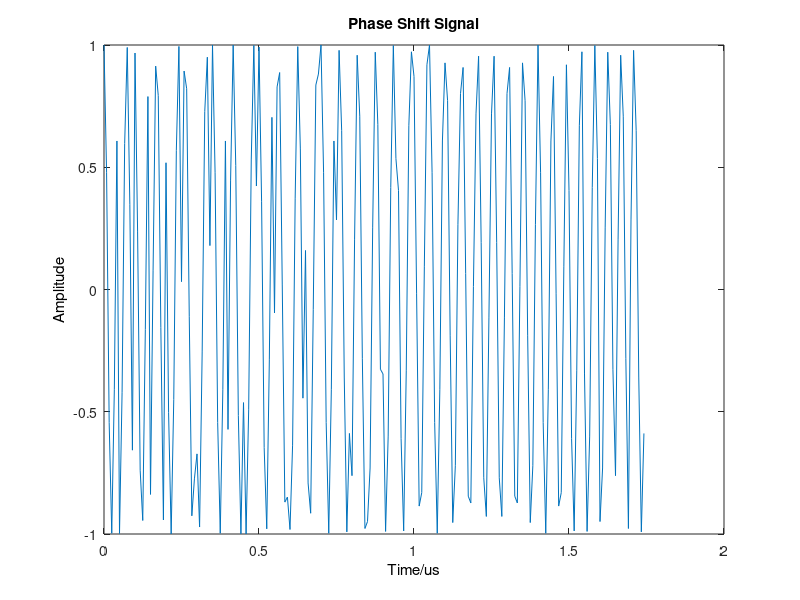
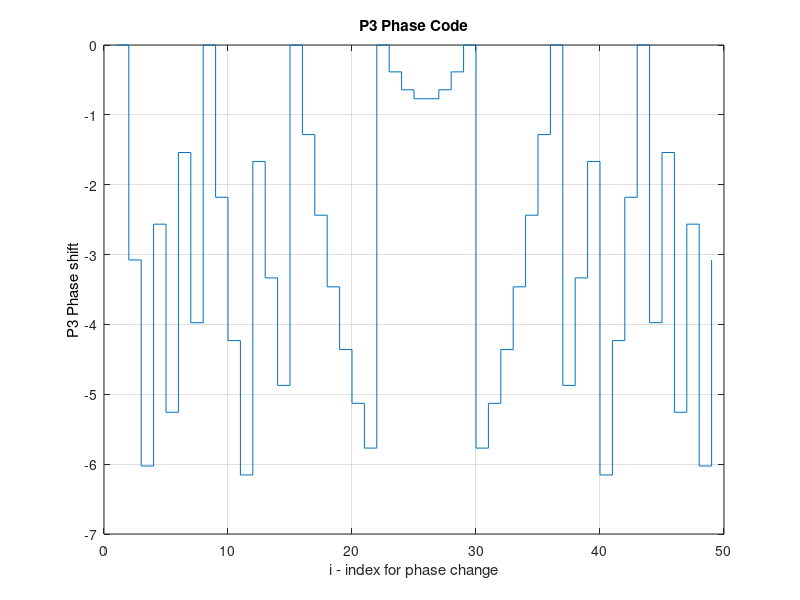
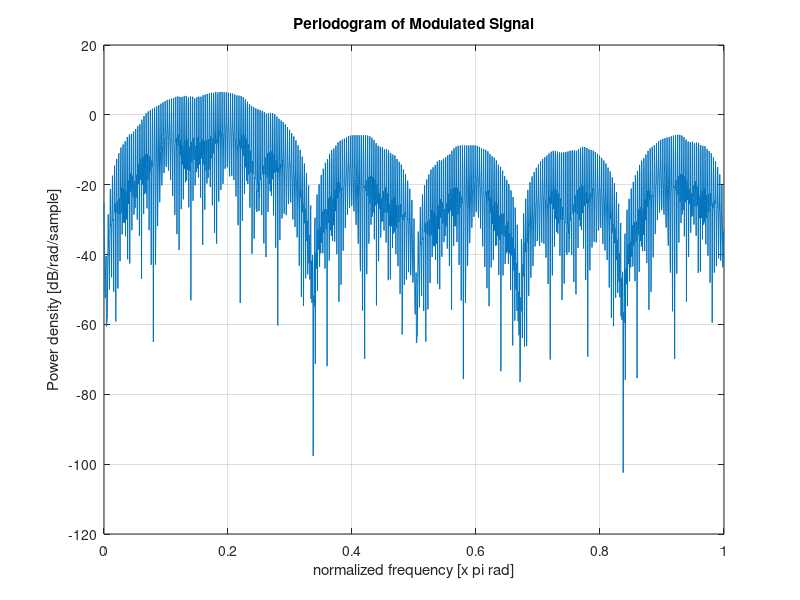

Here is the MATLAB script that generated these plots, in order:
%function x = P4_Code()
%myFun - Description
%This code is for generating P4 Code. 
% Syntax: x = P4_Code()
%
% Long description

close all;
clear;
    
fs = 1200e6; Ts = 1/fs;                    %sample frequency 
fc = fs/6 + rand*(fs/5-fs/6);            %carrier frequency
M = randi(3)+5;                          %random # of code phases                     
Nc = M*M;                                %compression ratio
A = 1;                                   %Amplitude
SAR = ceil(fs/fc);                       %sampling ratio
N = 512+randi(1920-512);
P = fix(N/(M*M*SAR));                    %periods of codes


%Generating the phase matrix
for i = 1:Nc
       phi(i)=pi/Nc*(i-1)^2-pi*(i-1);             
end


index = 0;
for i = 1:Nc
        for n = 1:SAR
            I(index+1)=A*cos(2*pi*fc*(n-1)*Ts+phi(i));
            Q(index+1)=A*sin(2*pi*fc*(n-1)*Ts+phi(i));
            index = index + 1;        
        end
end


temp1 = I; I=[];
temp2 = Q; Q=[];
for i =1:P
    I =[I temp1];
    Q =[Q temp2];
end


t = 0:Ts:P*M*M*SAR*Ts-Ts;                    %setup time vector


S = I+sqrt(-1).*Q; %modulated signal
phase_signal = angle(S);

figure(1);
t_plot = t(1:floor(length(t)/M)); %for plotting using a small fraction of t
I_plot = I(1:floor(length(I)/M));
plot(t_plot*10e6,I_plot);
set(get(gca, 'Title'), 'String', 'Phase Shift Signal');
set(get(gca, 'XLabel'), 'String', 'Time/us');
set(get(gca, 'YLabel'), 'String', 'Amplitude');


figure(2);
n = 1:Nc;
undoo = rem(phi,2*pi);
stairs(n,undoo);grid;
set(get(gca, 'Title'), 'String', 'P3 Phase Code');
xlabel('i - index for phase change');
set(get(gca, 'YLabel'), 'String', 'P3 Phase shift');

figure(3);
periodogram(S);
set(get(gca, 'Title'), 'String', 'Periodogram of Modulated Signal');



sprintf('The number of code phases is %g', M)
sprintf('The carrier frequency is %g', fc)
sprintf('The number of samples is %g',N)
%end

